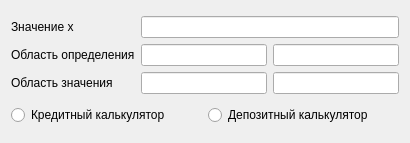
   <widget class="QWidget" name="">
    <property name="geometry">
     <rect>
      <x>10</x>
      <y>350</y>
      <width>410</width>
      <height>143</height>
     </rect>
    </property>
    <layout class="QGridLayout" name="gridLayout_3">
     <item row="0" column="0">
      <layout class="QGridLayout" name="gridLayout">
       <item row="2" column="0">
        <widget class="QLabel" name="label_2">
         <property name="styleSheet">
          <string notr="true"/>
         </property>
         <property name="text">
          <string>Область значения</string>
         </property>
        </widget>
       </item>
       <item row="1" column="0">
        <widget class="QLabel" name="label">
         <property name="styleSheet">
          <string notr="true"/>
         </property>
         <property name="text">
          <string>Область определения</string>
         </property>
        </widget>
       </item>
       <item row="1" column="1">
        <widget class="QLineEdit" name="lineEdit_x_begin">
         <property name="styleSheet">
          <string notr="true"/>
         </property>
        </widget>
       </item>
       <item row="0" column="0">
        <widget class="QLabel" name="label_3">
         <property name="text">
          <string>Значение x</string>
         </property>
        </widget>
       </item>
       <item row="2" column="1">
        <widget class="QLineEdit" name="lineEdit_y_begin">
         <property name="styleSheet">
          <string notr="true"/>
         </property>
        </widget>
       </item>
       <item row="1" column="2">
        <widget class="QLineEdit" name="lineEdit_x_end">
         <property name="styleSheet">
          <string notr="true"/>
         </property>
        </widget>
       </item>
       <item row="2" column="2">
        <widget class="QLineEdit" name="lineEdit_y_end">
         <property name="styleSheet">
          <string notr="true"/>
         </property>
        </widget>
       </item>
       <item row="0" column="1" colspan="2">
        <widget class="QLineEdit" name="lineEdit_x"/>
       </item>
      </layout>
     </item>
     <item row="1" column="0">
      <layout class="QGridLayout" name="gridLayout_2">
       <item row="0" column="0">
        <widget class="QRadioButton" name="radioButton_credit">
         <property name="text">
          <string>Кредитный калькулятор</string>
         </property>
        </widget>
       </item>
       <item row="0" column="1">
        <widget class="QRadioButton" name="radioButton_deposit">
         <property name="text">
          <string>Депозитный калькулятор</string>
         </property>
        </widget>
       </item>
      </layout>
     </item>
    </layout>
   </widget>
